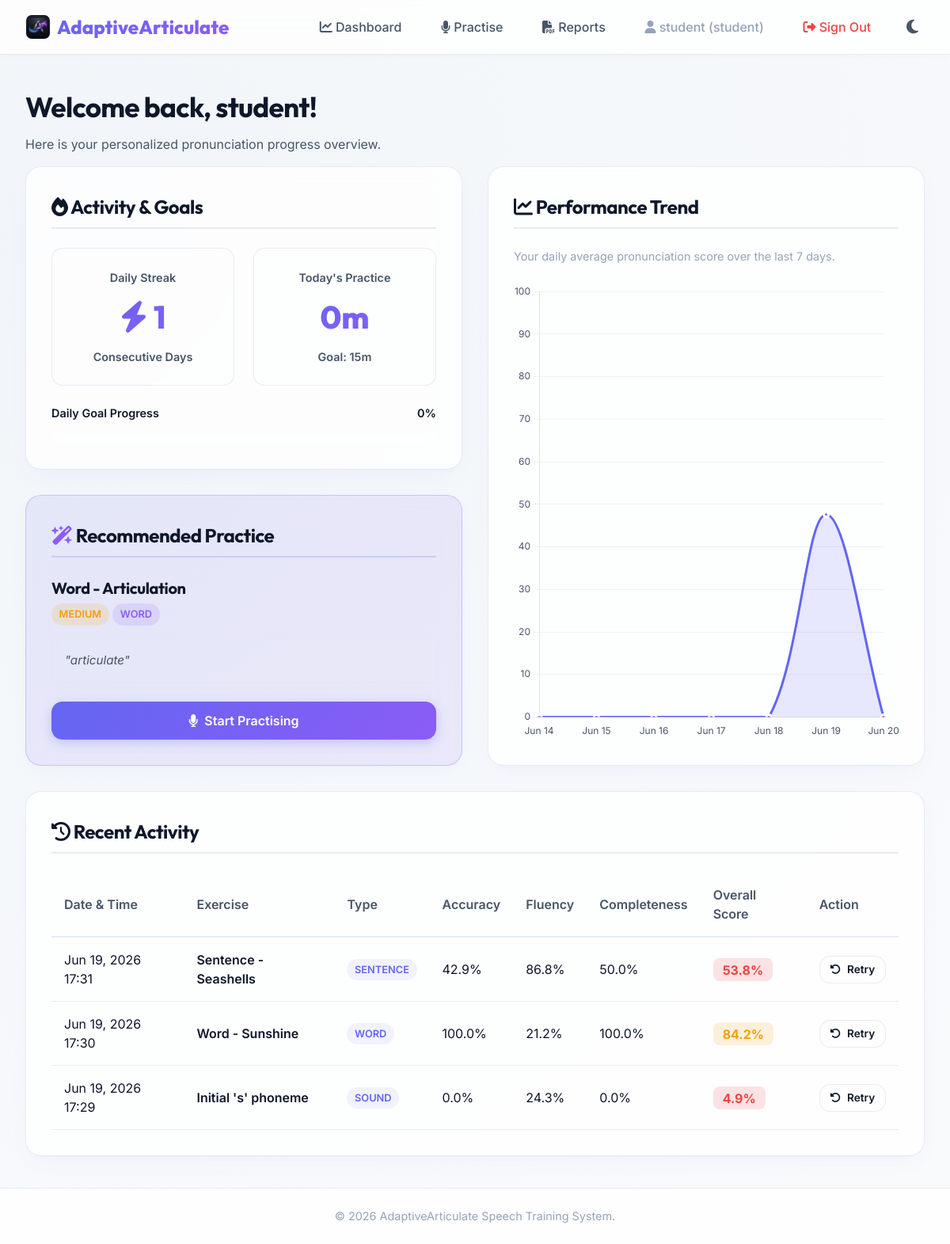
Page /users/dashboard (signed in) on the committed database.
### app/models/user.py (models this page shows, shortened)
class User(UserMixin, db.Model):  # type: ignore[name-defined]
    __tablename__ = "users"
    id = db.Column(db.Integer, primary_key=True)
    email = db.Column(db.String(120), unique=True, nullable=False, index=True)
    password_hash = db.Column(db.String(255), nullable=False)
    role = db.Column(
        db.String(20), nullable=False, default="student"
    )  # student, therapist, supervisor, admin
    is_verified = db.Column(db.Boolean, default=False, nullable=False)
    is_active = db.Column(db.Boolean, default=True, nullable=False)
    created_at = db.Column(db.DateTime, default=datetime.utcnow, nullable=False)
    last_login = db.Column(db.DateTime, nullable=True)
    api_token = db.Column(db.String(64), unique=True, nullable=True, index=True)

### app/models/exercise.py (models this page shows, shortened)
class Exercise(db.Model):  # type: ignore[name-defined]
    __tablename__ = "exercises"
    id = db.Column(db.Integer, primary_key=True)
    title = db.Column(db.String(100), nullable=False)
    type = db.Column(
        db.String(50), nullable=False, index=True
    )  # sound, word, phrase, sentence, reading
    difficulty = db.Column(db.String(20), nullable=False)  # easy, medium, hard
    prompt_text = db.Column(db.Text, nullable=False)
    reference_audio_path = db.Column(db.String(255), nullable=True)
    created_at = db.Column(db.DateTime, default=datetime.utcnow)
    attempts = db.relationship("ExerciseAttempt", backref="exercise", cascade="all, delete-orphan")
    recommendations = db.relationship(
        "Recommendation", backref="exercise", cascade="all, delete-orphan"
    )

### app/models/attempt.py (models this page shows, shortened)
class ExerciseAttempt(db.Model):  # type: ignore[name-defined]
    __tablename__ = "exercise_attempts"
    id = db.Column(db.Integer, primary_key=True)
    student_id = db.Column(
        db.Integer, db.ForeignKey("users.id", ondelete="CASCADE"), nullable=False, index=True
    )
    exercise_id = db.Column(
        db.Integer, db.ForeignKey("exercises.id", ondelete="CASCADE"), nullable=False, index=True
    )
    audio_path = db.Column(db.String(255), nullable=False)
    transcription = db.Column(db.Text, nullable=True)
    student = db.relationship("User", backref=db.backref("attempts", cascade="all, delete-orphan"))
    accuracy_score = db.Column(db.Float, default=0.0)
    fluency_score = db.Column(db.Float, default=0.0)
    completeness_score = db.Column(db.Float, default=0.0)
    overall_score = db.Column(db.Float, default=0.0)
    created_at = db.Column(db.DateTime, default=datetime.utcnow)

### app/users/routes.py (the view)
@users_bp.route("/dashboard")
@login_required
def dashboard_gate() -> Any:
    if not current_user.is_verified:
        return redirect(url_for("auth.unverified"))
    role = current_user.role
    if role == "student":
        return _student_dashboard()
    elif role == "therapist":
        return _therapist_dashboard()
    elif role == "supervisor":
        return _supervisor_dashboard()
    elif role == "admin":
        return _admin_dashboard()
    return "Unknown Role Dashboard"

### app/templates/dashboards/student.html (shortened to what this page needs)
{% extends "base.html" %}
{% block content %}
<div class="mb-4">
    <h1 style="font-size: 2.2rem; margin-bottom: 0.5rem;">Welcome back, {{ current_user.email.split('@')[0] }}!</h1>
    <p style="color: var(--text-secondary);">Here is your personalized pronunciation progress overview.</p>
</div>
<div class="dashboard-grid">
    <div style="display: flex; flex-direction: column; gap: 2rem;">
        <div class="card">
            <h3 class="card-title"><i class="fa-solid fa-fire"></i> Activity & Goals</h3>
            <div class="stats-card-group">
                <div class="stat-mini-card">
                    <span class="stat-label">Daily Streak</span>
                    <div class="stat-number"><i class="fa-solid fa-bolt" style="color: var(--warning);"></i> {{ streak }}</div>
                    <span class="stat-label">Consecutive Days</span>
                </div>
                <div class="stat-mini-card">
                    <span class="stat-label">Today's Practice</span>
                    <div class="stat-number">{{ progress_minutes }}m</div>
                    <span class="stat-label">Goal: {{ daily_goal }}m</span>
                </div>
            </div>
            <div style="margin-top: 1.5rem;">
                <div style="display: flex; justify-content: space-between; font-weight: 600; font-size: 0.9rem;">
                    <span>Daily Goal Progress</span>
                    <span>{{ progress_percent }}%</span>
                </div>
                <div class="progress-bar-container">
                </div>
            </div>
        </div>
        <div class="card recommendation-card">
            <h3 class="card-title" style="border-bottom: 2px solid rgba(99, 102, 241, 0.2);"><i class="fa-solid fa-wand-magic-sparkles" style="color: var(--secondary);"></i> Recommended Practice</h3>
            {% if recommendation %}
                <div style="display: flex; justify-content: space-between; align-items: flex-start; margin-bottom: 1rem;">
                    <div>
                        <h4 style="font-size: 1.25rem; margin-bottom: 0.25rem;">{{ recommendation.exercise.title }}</h4>
                        <span class="badge badge-{{ recommendation.exercise.difficulty }}">{{ recommendation.exercise.difficulty }}</span>
                        <span class="badge" style="background: rgba(139, 92, 246, 0.15); color: var(--secondary);">{{ recommendation.exercise.type }}</span>
                    </div>
                </div>
                <div style="background: rgba(255, 255, 255, 0.03); padding: 1rem; border-radius: var(--radius-sm); border: 1px solid var(--border-color); margin-bottom: 1.5rem;">
                    <p style="font-size: 0.95rem; color: var(--text-secondary); font-style: italic;">"{{ recommendation.exercise.prompt_text }}"</p>
                </div>
                <a href="{{ url_for('exercises.practice', exercise_id=recommendation.exercise.id) }}" class="btn btn-primary btn-block">
                    <i class="fa-solid fa-microphone"></i> Start Practising
                </a>
            {% else %}
                <p style="color: var(--text-secondary);">You've completed all available exercises! Check back later for updates.</p>
            {% endif %}
        </div>
    </div>
    <div class="card" style="display: flex; flex-direction: column;">
        <h3 class="card-title"><i class="fa-solid fa-chart-line"></i> Performance Trend</h3>
        <p style="color: var(--text-muted); font-size: 0.9rem; margin-bottom: 1.5rem;">Your daily average pronunciation score over the last 7 days.</p>
        <div style="flex: 1; min-height: 250px; position: relative;">
            <canvas id="progressChart"></canvas>
        </div>
    </div>
</div>
<div class="card">
    <h3 class="card-title"><i class="fa-solid fa-clock-rotate-left"></i> Recent Activity</h3>
    {% if recent_attempts %}
        <div class="table-container">
            <table class="premium-table">
                <thead>
                    <tr>
                        <th>Date & Time</th>
                        <th>Exercise</th>
                        <th>Type</th>
                        <th>Accuracy</th>
                        <th>Fluency</th>
                        <th>Completeness</th>
                        <th>Overall Score</th>
                        <th>Action</th>
                    </tr>
                </thead>
                <tbody>
                    {% for att in recent_attempts %}
                        <tr>
                            <td>{{ att.created_at.strftime('%b %d, %Y %H:%M') }}</td>
                            <td style="font-weight: 600;">{{ att.exercise.title }}</td>
                            <td><span class="badge" style="background: rgba(99, 102, 241, 0.08); color: var(--primary);">{{ att.exercise.type }}</span></td>
                            <td>{{ att.accuracy_score }}%</td>
                            <td>{{ att.fluency_score }}%</td>
                            <td>{{ att.completeness_score }}%</td>
                            <td>
                                {% if att.overall_score >= 85 %}
                                    <span class="score-badge score-good">{{ att.overall_score }}%</span>
                                {% elif att.overall_score >= 70 %}
                                    <span class="score-badge score-avg">{{ att.overall_score }}%</span>
                                {% else %}
                                    <span class="score-badge score-poor">{{ att.overall_score }}%</span>
                                {% endif %}
                            </td>
                            <td>
                                <a href="{{ url_for('exercises.practice', exercise_id=att.exercise.id) }}" class="btn btn-secondary" style="padding: 0.4rem 0.8rem; font-size: 0.85rem;">
                                    <i class="fa-solid fa-rotate-left"></i> Retry
                                </a>
                            </td>
                        </tr>
                    {% endfor %}
                </tbody>
            </table>
        </div>
    {% endif %}
</div>
{% endblock %}
{% block extra_js %}
<script>
    const ctx = document.getElementById('progressChart').getContext('2d');
    // Check dark mode status to align chart styling
    const isDarkMode = document.body.classList.contains('dark-theme');
    const gridColor = isDarkMode ? 'rgba(255, 255, 255, 0.05)' : 'rgba(0, 0, 0, 0.05)';
    const textColor = isDarkMode ? '#cbd5e1' : '#475569';
    const labels = {{ chart_labels | tojson }};
    const scores = {{ chart_scores | tojson }};
    new Chart(ctx, {
        type: 'line',
        data: {
            labels: labels,
            datasets: [{
                label: 'Average Score',
                data: scores,
                borderColor: '#6366f1',
                backgroundColor: 'rgba(99, 102, 241, 0.15)',
                borderWidth: 3,
                fill: true,
                tension: 0.35,
                pointBackgroundColor: '#8b5cf6',
                pointBorderColor: '#fff',
                pointHoverRadius: 7
            }]
        },
        options: {
            responsive: true,
            maintainAspectRatio: false,
            plugins: {
                legend: { display: false }
            },
            scales: {
                y: {
                    min: 0,
                    max: 100,
                    grid: { color: gridColor },
                    ticks: { color: textColor, font: { family: 'Inter' } }
                },
                x: {
                    grid: { display: false },
                    ticks: { color: textColor, font: { family: 'Inter' } }
                }
            }
        }
    });
</script>
{% endblock %}

### app/templates/base.html (shortened to what this page needs)
<!DOCTYPE html>
<html lang="en">
<head>
    <link rel="stylesheet" href="{{ url_for('static', filename='css/style.css') }}">
    <link rel="stylesheet" href="https://cdn.jsdelivr.net/npm/@fortawesome/fontawesome-free@6.5.2/css/all.min.css">
</head>
<body>
    <nav class="navbar" id="navbar">
        <a href="{{ url_for('index') }}" class="nav-brand">
            <img src="{{ url_for('static', filename='img/logo_icon.png') }}" alt="Logo" class="brand-logo-icon"> AdaptiveArticulate
        </a>
        <ul class="nav-links">
            {% if current_user.is_authenticated %}
                <li>
                    <a href="{{ url_for('users.dashboard_gate') }}" class="nav-link">
                        <i class="fa-solid fa-chart-line"></i> Dashboard
                    </a>
                </li>
                {% if current_user.role == 'student' %}
                    <li>
                        <a href="{{ url_for('exercises.index') }}" class="nav-link">
                            <i class="fa-solid fa-microphone"></i> Practise
                        </a>
                    </li>
                {% elif current_user.role in ['therapist', 'admin'] %}
                    <li>
                        <a href="{{ url_for('exercises.index') }}" class="nav-link">
                            <i class="fa-solid fa-book-open"></i> Exercises
                        </a>
                    </li>
                {% endif %}
                <li>
                    <a href="{{ url_for('reports.download') }}" class="nav-link">
                        <i class="fa-solid fa-file-pdf"></i> Reports
                    </a>
                </li>
                <li>
                    <span class="nav-link" style="color: var(--text-muted);">
                        <i class="fa-solid fa-user"></i> {{ current_user.email.split('@')[0] }} ({{ current_user.role }})
                    </span>
                </li>
                <li>
                    <a href="{{ url_for('auth.logout') }}" class="nav-link" style="color: var(--danger);">
                        <i class="fa-solid fa-right-from-bracket"></i> Sign Out
                    </a>
                </li>
            {% endif %}
            <li>
                <button class="theme-toggle-btn" id="theme-toggle" aria-label="Toggle dark mode">
                    <i class="fa-solid fa-moon" id="theme-icon"></i>
                </button>
            </li>
        </ul>
    </nav>
    <main class="main-content">
        {% block content %}{% endblock %}
    </main>
    <footer class="footer">
        <p>&copy; 2026 AdaptiveArticulate Speech Training System.</p>
    </footer>
    {% block extra_js %}{% endblock %}
</body>
</html>

### rows in the picture
User: email "student", role "student"
Exercise: exercise "Word - Articulation", exercise.difficulty "MEDIUM", exercise.type "WORD", exercise.prompt_text "articulate"
ExerciseAttempt: created_at "Jun 19, 2026 17:31", exercise "Sentence - Seashells", exercise.type "SENTENCE", accuracy_score "42.9", fluency_score "86.8", completeness_score "50.0", overall_score "53.8"
ExerciseAttempt: created_at "Jun 19, 2026 17:30", exercise "Word - Sunshine", exercise.type "WORD", accuracy_score "100.0", fluency_score "21.2", completeness_score "100.0", overall_score "84.2"
ExerciseAttempt: created_at "Jun 19, 2026 17:29", exercise "Initial 's' phoneme", exercise.type "SOUND", accuracy_score "0.0", fluency_score "24.3", completeness_score "0.0", overall_score "4.9"

### other values in the picture
{{ streak }} "1"
{{ progress_minutes }} "0"
{{ daily_goal }} "15"
{{ progress_percent }} "0"
chart data {{ chart_scores | tojson }} [0.0, 0.0, 0.0, 0.0, 0.0, 47.6, 0.0]
